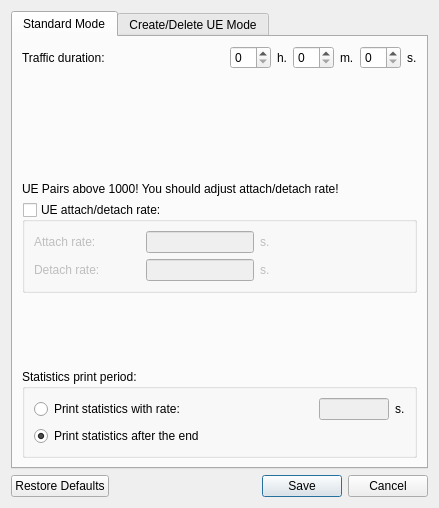
<?xml version="1.0" encoding="UTF-8"?>
<ui version="4.0">
 <class>TimeTrafficForm</class>
 <widget class="QDialog" name="TimeTrafficForm">
  <property name="geometry">
   <rect>
    <x>0</x>
    <y>0</y>
    <width>439</width>
    <height>508</height>
   </rect>
  </property>
  <property name="windowTitle">
   <string>Traffic duration Settings</string>
  </property>
  <layout class="QVBoxLayout" name="verticalLayout_7">
   <item>
    <widget class="QTabWidget" name="tab_timeTraffic">
     <property name="currentIndex">
      <number>0</number>
     </property>
     <widget class="QWidget" name="tab">
      <attribute name="title">
       <string>Standard Mode</string>
      </attribute>
      <layout class="QVBoxLayout" name="verticalLayout_6">
       <item>
        <layout class="QHBoxLayout" name="horizontalLayout_6">
         <item>
          <widget class="QLabel" name="lbl_trafficDuration">
           <property name="text">
            <string>Traffic duration:</string>
           </property>
          </widget>
         </item>
         <item>
          <spacer name="horizontalSpacer">
           <property name="orientation">
            <enum>Qt::Horizontal</enum>
           </property>
           <property name="sizeHint" stdset="0">
            <size>
             <width>40</width>
             <height>20</height>
            </size>
           </property>
          </spacer>
         </item>
         <item>
          <layout class="QHBoxLayout" name="horizontalLayout">
           <item>
            <widget class="QSpinBox" name="spn_hours1"/>
           </item>
           <item>
            <widget class="QLabel" name="label_4">
             <property name="text">
              <string>h.</string>
             </property>
            </widget>
           </item>
           <item>
            <widget class="QSpinBox" name="spn_minutes1"/>
           </item>
           <item>
            <widget class="QLabel" name="label_5">
             <property name="text">
              <string>m.</string>
             </property>
            </widget>
           </item>
           <item>
            <widget class="QSpinBox" name="spn_seconds1"/>
           </item>
           <item>
            <widget class="QLabel" name="label_6">
             <property name="text">
              <string>s.</string>
             </property>
            </widget>
           </item>
          </layout>
         </item>
        </layout>
       </item>
       <item>
        <spacer name="verticalSpacer_2">
         <property name="orientation">
          <enum>Qt::Vertical</enum>
         </property>
         <property name="sizeType">
          <enum>QSizePolicy::MinimumExpanding</enum>
         </property>
         <property name="sizeHint" stdset="0">
          <size>
           <width>20</width>
           <height>40</height>
          </size>
         </property>
        </spacer>
       </item>
       <item>
        <widget class="QLabel" name="lbl_warning1">
         <property name="styleSheet">
          <string notr="true">color: &quot;red&quot;</string>
         </property>
         <property name="text">
          <string>UE Pairs above 1000! You should adjust attach/detach rate!</string>
         </property>
        </widget>
       </item>
       <item>
        <widget class="QGroupBox" name="gb_attdetRate1">
         <property name="title">
          <string>UE attach/detach rate:</string>
         </property>
         <property name="checkable">
          <bool>true</bool>
         </property>
         <property name="checked">
          <bool>false</bool>
         </property>
         <layout class="QHBoxLayout" name="horizontalLayout_4">
          <item>
           <layout class="QVBoxLayout" name="verticalLayout">
            <item>
             <layout class="QHBoxLayout" name="horizontalLayout_2">
              <item>
               <widget class="QLabel" name="lbl_attachRate">
                <property name="text">
                 <string>Attach rate:</string>
                </property>
               </widget>
              </item>
              <item>
               <spacer name="horizontalSpacer_4">
                <property name="orientation">
                 <enum>Qt::Horizontal</enum>
                </property>
                <property name="sizeHint" stdset="0">
                 <size>
                  <width>40</width>
                  <height>20</height>
                 </size>
                </property>
               </spacer>
              </item>
              <item>
               <widget class="QLineEdit" name="txt_attachRate1">
                <property name="maximumSize">
                 <size>
                  <width>132</width>
                  <height>16777215</height>
                 </size>
                </property>
               </widget>
              </item>
              <item>
               <widget class="QLabel" name="label">
                <property name="text">
                 <string>s.</string>
                </property>
               </widget>
              </item>
             </layout>
            </item>
            <item>
             <layout class="QHBoxLayout" name="horizontalLayout_3">
              <item>
               <widget class="QLabel" name="lbl_detachRate">
                <property name="text">
                 <string>Detach rate:</string>
                </property>
               </widget>
              </item>
              <item>
               <spacer name="horizontalSpacer_5">
                <property name="orientation">
                 <enum>Qt::Horizontal</enum>
                </property>
                <property name="sizeHint" stdset="0">
                 <size>
                  <width>40</width>
                  <height>20</height>
                 </size>
                </property>
               </spacer>
              </item>
              <item>
               <widget class="QLineEdit" name="txt_detachRate1">
                <property name="maximumSize">
                 <size>
                  <width>132</width>
                  <height>16777215</height>
                 </size>
                </property>
               </widget>
              </item>
              <item>
               <widget class="QLabel" name="label_2">
                <property name="text">
                 <string>s.</string>
                </property>
               </widget>
              </item>
             </layout>
            </item>
           </layout>
          </item>
          <item>
           <spacer name="horizontalSpacer_2">
            <property name="orientation">
             <enum>Qt::Horizontal</enum>
            </property>
            <property name="sizeHint" stdset="0">
             <size>
              <width>72</width>
              <height>17</height>
             </size>
            </property>
           </spacer>
          </item>
         </layout>
        </widget>
       </item>
       <item>
        <spacer name="verticalSpacer">
         <property name="orientation">
          <enum>Qt::Vertical</enum>
         </property>
         <property name="sizeType">
          <enum>QSizePolicy::Fixed</enum>
         </property>
         <property name="sizeHint" stdset="0">
          <size>
           <width>20</width>
           <height>70</height>
          </size>
         </property>
        </spacer>
       </item>
       <item>
        <widget class="QGroupBox" name="statisticsBox1">
         <property name="title">
          <string>Statistics print period:</string>
         </property>
         <layout class="QVBoxLayout" name="verticalLayout_2">
          <item>
           <layout class="QHBoxLayout" name="horizontalLayout_5">
            <item>
             <widget class="QRadioButton" name="rd_statsRate1">
              <property name="text">
               <string>Print statistics with rate:</string>
              </property>
             </widget>
            </item>
            <item>
             <spacer name="horizontalSpacer_3">
              <property name="orientation">
               <enum>Qt::Horizontal</enum>
              </property>
              <property name="sizeHint" stdset="0">
               <size>
                <width>40</width>
                <height>20</height>
               </size>
              </property>
             </spacer>
            </item>
            <item>
             <widget class="QLineEdit" name="txt_statsRate1">
              <property name="enabled">
               <bool>false</bool>
              </property>
              <property name="sizePolicy">
               <sizepolicy hsizetype="Fixed" vsizetype="Fixed">
                <horstretch>0</horstretch>
                <verstretch>0</verstretch>
               </sizepolicy>
              </property>
              <property name="minimumSize">
               <size>
                <width>70</width>
                <height>0</height>
               </size>
              </property>
              <property name="maximumSize">
               <size>
                <width>70</width>
                <height>16777215</height>
               </size>
              </property>
             </widget>
            </item>
            <item>
             <widget class="QLabel" name="label_3">
              <property name="text">
               <string>s.</string>
              </property>
             </widget>
            </item>
           </layout>
          </item>
          <item>
           <widget class="QRadioButton" name="rd_statsAfter1">
            <property name="text">
             <string>Print statistics after the end</string>
            </property>
            <property name="checked">
             <bool>true</bool>
            </property>
           </widget>
          </item>
         </layout>
        </widget>
       </item>
      </layout>
     </widget>
     <widget class="QWidget" name="tab_2">
      <attribute name="title">
       <string>Create/Delete UE Mode</string>
      </attribute>
      <layout class="QVBoxLayout" name="verticalLayout_3">
       <item>
        <layout class="QHBoxLayout" name="horizontalLayout_11">
         <item>
          <widget class="QLabel" name="lbl_trafficDuration_2">
           <property name="text">
            <string>Traffic duration:</string>
           </property>
          </widget>
         </item>
         <item>
          <spacer name="horizontalSpacer_10">
           <property name="orientation">
            <enum>Qt::Horizontal</enum>
           </property>
           <property name="sizeHint" stdset="0">
            <size>
             <width>40</width>
             <height>20</height>
            </size>
           </property>
          </spacer>
         </item>
         <item>
          <layout class="QHBoxLayout" name="horizontalLayout_12">
           <item>
            <widget class="QSpinBox" name="spn_hours2"/>
           </item>
           <item>
            <widget class="QLabel" name="label_10">
             <property name="text">
              <string>h.</string>
             </property>
            </widget>
           </item>
           <item>
            <widget class="QSpinBox" name="spn_minutes2"/>
           </item>
           <item>
            <widget class="QLabel" name="label_11">
             <property name="text">
              <string>m.</string>
             </property>
            </widget>
           </item>
           <item>
            <widget class="QSpinBox" name="spn_seconds2"/>
           </item>
           <item>
            <widget class="QLabel" name="label_12">
             <property name="text">
              <string>s.</string>
             </property>
            </widget>
           </item>
          </layout>
         </item>
        </layout>
       </item>
       <item>
        <spacer name="verticalSpacer_3">
         <property name="orientation">
          <enum>Qt::Vertical</enum>
         </property>
         <property name="sizeType">
          <enum>QSizePolicy::Fixed</enum>
         </property>
         <property name="sizeHint" stdset="0">
          <size>
           <width>20</width>
           <height>20</height>
          </size>
         </property>
        </spacer>
       </item>
       <item>
        <layout class="QHBoxLayout" name="horizontalLayout_7">
         <item>
          <widget class="QLabel" name="lbl_crdelUEPeriod">
           <property name="text">
            <string>Create/delete UE period:</string>
           </property>
          </widget>
         </item>
         <item>
          <widget class="QLineEdit" name="txt_crdelUEPeriod">
           <property name="maximumSize">
            <size>
             <width>132</width>
             <height>16777215</height>
            </size>
           </property>
          </widget>
         </item>
         <item>
          <widget class="QLabel" name="label_14">
           <property name="text">
            <string>s.</string>
           </property>
          </widget>
         </item>
         <item>
          <spacer name="horizontalSpacer_12">
           <property name="orientation">
            <enum>Qt::Horizontal</enum>
           </property>
           <property name="sizeHint" stdset="0">
            <size>
             <width>40</width>
             <height>20</height>
            </size>
           </property>
          </spacer>
         </item>
        </layout>
       </item>
       <item>
        <spacer name="verticalSpacer_5">
         <property name="orientation">
          <enum>Qt::Vertical</enum>
         </property>
         <property name="sizeType">
          <enum>QSizePolicy::MinimumExpanding</enum>
         </property>
         <property name="sizeHint" stdset="0">
          <size>
           <width>20</width>
           <height>32</height>
          </size>
         </property>
        </spacer>
       </item>
       <item>
        <widget class="QLabel" name="lbl_warning2">
         <property name="styleSheet">
          <string notr="true">color: &quot;red&quot;</string>
         </property>
         <property name="text">
          <string>UE Pairs above 1000! You should adjust attach/detach rate!</string>
         </property>
        </widget>
       </item>
       <item>
        <widget class="QGroupBox" name="gb_attdetRate2">
         <property name="title">
          <string>UE attach/detach rate:</string>
         </property>
         <property name="checkable">
          <bool>true</bool>
         </property>
         <property name="checked">
          <bool>false</bool>
         </property>
         <layout class="QHBoxLayout" name="horizontalLayout_13">
          <item>
           <layout class="QVBoxLayout" name="verticalLayout_4">
            <item>
             <layout class="QHBoxLayout" name="horizontalLayout_8">
              <item>
               <widget class="QLabel" name="lbl_attachRate_2">
                <property name="text">
                 <string>Attach rate:</string>
                </property>
               </widget>
              </item>
              <item>
               <spacer name="horizontalSpacer_6">
                <property name="orientation">
                 <enum>Qt::Horizontal</enum>
                </property>
                <property name="sizeHint" stdset="0">
                 <size>
                  <width>40</width>
                  <height>20</height>
                 </size>
                </property>
               </spacer>
              </item>
              <item>
               <widget class="QLineEdit" name="txt_attachRate2">
                <property name="maximumSize">
                 <size>
                  <width>132</width>
                  <height>16777215</height>
                 </size>
                </property>
               </widget>
              </item>
              <item>
               <widget class="QLabel" name="label_7">
                <property name="text">
                 <string>s.</string>
                </property>
               </widget>
              </item>
             </layout>
            </item>
            <item>
             <layout class="QHBoxLayout" name="horizontalLayout_9">
              <item>
               <widget class="QLabel" name="lbl_detachRate_2">
                <property name="text">
                 <string>Detach rate:</string>
                </property>
               </widget>
              </item>
              <item>
               <spacer name="horizontalSpacer_7">
                <property name="orientation">
                 <enum>Qt::Horizontal</enum>
                </property>
                <property name="sizeHint" stdset="0">
                 <size>
                  <width>40</width>
                  <height>20</height>
                 </size>
                </property>
               </spacer>
              </item>
              <item>
               <widget class="QLineEdit" name="txt_detachRate2">
                <property name="maximumSize">
                 <size>
                  <width>132</width>
                  <height>16777215</height>
                 </size>
                </property>
               </widget>
              </item>
              <item>
               <widget class="QLabel" name="label_8">
                <property name="text">
                 <string>s.</string>
                </property>
               </widget>
              </item>
             </layout>
            </item>
           </layout>
          </item>
          <item>
           <spacer name="horizontalSpacer_8">
            <property name="orientation">
             <enum>Qt::Horizontal</enum>
            </property>
            <property name="sizeHint" stdset="0">
             <size>
              <width>72</width>
              <height>17</height>
             </size>
            </property>
           </spacer>
          </item>
         </layout>
        </widget>
       </item>
       <item>
        <spacer name="verticalSpacer_4">
         <property name="orientation">
          <enum>Qt::Vertical</enum>
         </property>
         <property name="sizeType">
          <enum>QSizePolicy::Fixed</enum>
         </property>
         <property name="sizeHint" stdset="0">
          <size>
           <width>20</width>
           <height>37</height>
          </size>
         </property>
        </spacer>
       </item>
       <item>
        <widget class="QGroupBox" name="statisticsBox2">
         <property name="title">
          <string>Statistics print period:</string>
         </property>
         <layout class="QVBoxLayout" name="verticalLayout_5">
          <item>
           <layout class="QHBoxLayout" name="horizontalLayout_10">
            <item>
             <widget class="QRadioButton" name="rd_statsRate2">
              <property name="text">
               <string>Print statistics with rate:</string>
              </property>
             </widget>
            </item>
            <item>
             <spacer name="horizontalSpacer_9">
              <property name="orientation">
               <enum>Qt::Horizontal</enum>
              </property>
              <property name="sizeHint" stdset="0">
               <size>
                <width>40</width>
                <height>20</height>
               </size>
              </property>
             </spacer>
            </item>
            <item>
             <widget class="QLineEdit" name="txt_statsRate2">
              <property name="enabled">
               <bool>false</bool>
              </property>
              <property name="sizePolicy">
               <sizepolicy hsizetype="Fixed" vsizetype="Fixed">
                <horstretch>0</horstretch>
                <verstretch>0</verstretch>
               </sizepolicy>
              </property>
              <property name="minimumSize">
               <size>
                <width>70</width>
                <height>0</height>
               </size>
              </property>
              <property name="maximumSize">
               <size>
                <width>70</width>
                <height>16777215</height>
               </size>
              </property>
             </widget>
            </item>
            <item>
             <widget class="QLabel" name="label_9">
              <property name="text">
               <string>s.</string>
              </property>
             </widget>
            </item>
           </layout>
          </item>
          <item>
           <widget class="QRadioButton" name="rd_statsAfter2">
            <property name="text">
             <string>Print statistics after the end</string>
            </property>
            <property name="checked">
             <bool>true</bool>
            </property>
           </widget>
          </item>
         </layout>
        </widget>
       </item>
      </layout>
      <zorder>statisticsBox2</zorder>
      <zorder>gb_attdetRate2</zorder>
      <zorder>verticalSpacer_4</zorder>
      <zorder>verticalSpacer_5</zorder>
      <zorder>lbl_warning2</zorder>
     </widget>
    </widget>
   </item>
   <item>
    <layout class="QHBoxLayout" name="horizontalLayout_14">
     <item>
      <widget class="QPushButton" name="btn_restore">
       <property name="text">
        <string>Restore Defaults</string>
       </property>
      </widget>
     </item>
     <item>
      <spacer name="horizontalSpacer_11">
       <property name="orientation">
        <enum>Qt::Horizontal</enum>
       </property>
       <property name="sizeHint" stdset="0">
        <size>
         <width>40</width>
         <height>20</height>
        </size>
       </property>
      </spacer>
     </item>
     <item>
      <widget class="QDialogButtonBox" name="buttonBox">
       <property name="standardButtons">
        <set>QDialogButtonBox::Cancel|QDialogButtonBox::Save</set>
       </property>
      </widget>
     </item>
    </layout>
   </item>
  </layout>
 </widget>
 <resources/>
 <connections>
  <connection>
   <sender>buttonBox</sender>
   <signal>rejected()</signal>
   <receiver>TimeTrafficForm</receiver>
   <slot>close()</slot>
   <hints>
    <hint type="sourcelabel">
     <x>229</x>
     <y>386</y>
    </hint>
    <hint type="destinationlabel">
     <x>134</x>
     <y>197</y>
    </hint>
   </hints>
  </connection>
 </connections>
</ui>
